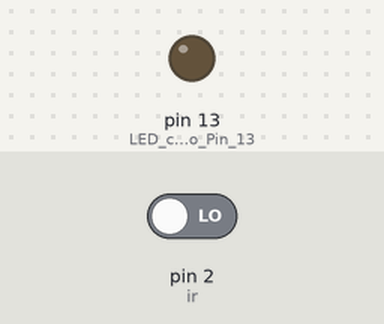
Bench run of a sketch on a simulated Arduino Uno, built with avr-gcc and run on an emulated ATmega328P. Parts: output pins drawn as LEDs (lit = HIGH). The test bench sets the inputs (shaded band); at power-on: pin 2 (ir) LOW.

Above: at 1.2 s.
1.3 s: pin 2 (ir) driven HIGH
At 1.6 s:
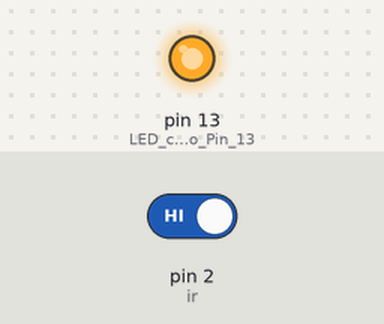
2.8 s: pin 2 (ir) driven LOW
At 3.9 s:
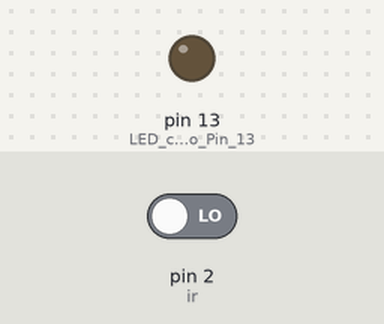
Timing chart, 0 to 5.8 s (numbered marks = the images above; inputs shaded):
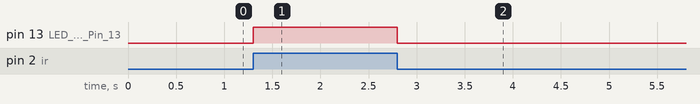

The sketch:

IR_Sensor_Code.ino
```cpp
//IR Sensor Code
void setup()
{
  pinMode(2,INPUT);
  pinMode(13,OUTPUT); //LED connected to Pin 13
}
void loop()
{
  int statusSensorir = digitalRead(2); //We have stored the input from ir sensor in this variable. Its 1 if some object is in front, otherwise zero. 00000
  if (statusSensorir==1){
    digitalWrite(13,HIGH); // LED ON
  }
  else{
    digitalWrite(13,LOW); // LED OFF
  }
}
```

Measured:
- after the input at 1.3 s, pin 13 (LED_connected_to_Pin_13): LOW → HIGH at once
- after the input at 2.8 s, pin 13 (LED_connected_to_Pin_13): HIGH → LOW at once
